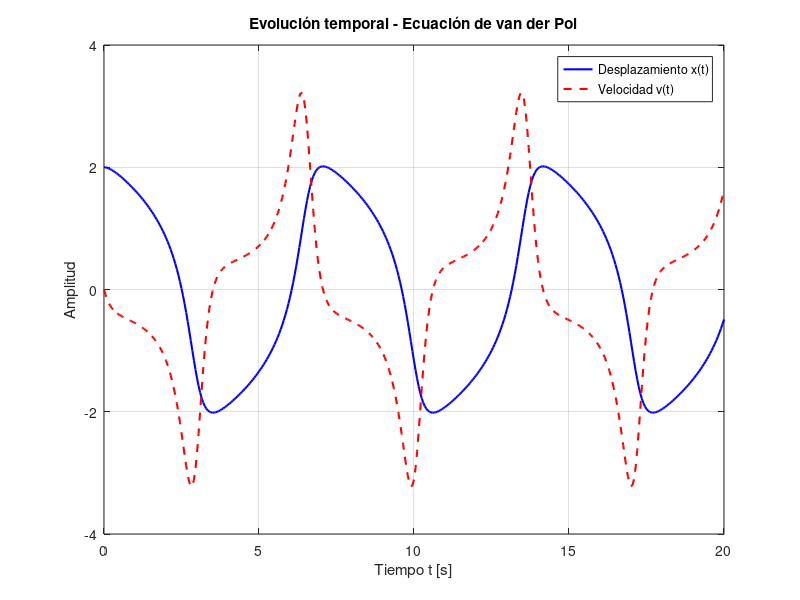
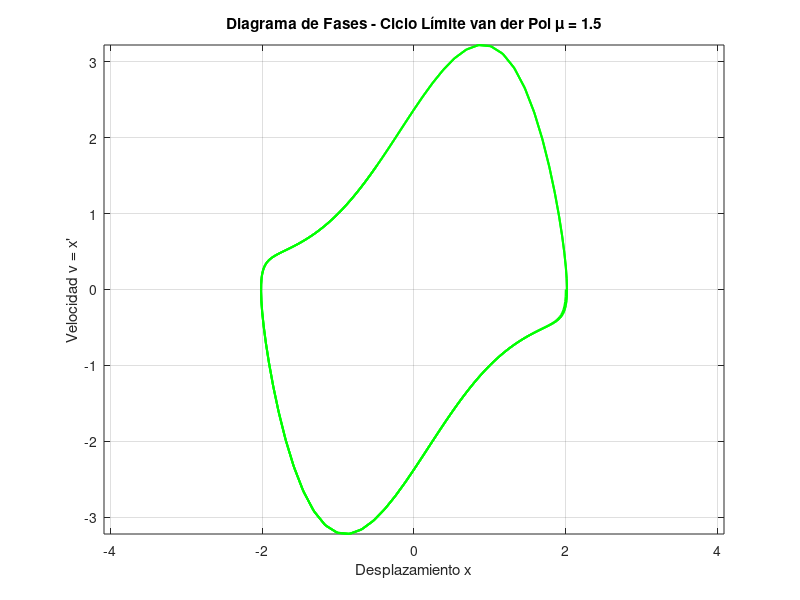

Write the MATLAB code that produced these figures, in order.
clear; clc; close all;

mu = 1.5; % coeficiente de amortiguamiento no lineal
t0 = 0; % Tiempo inicial
tf = 20; % Tiempo final
h = 0.05; % Paso
t = t0:h:tf; % Vector de tiempo
N = length(t); % Número de pasos

x0 = 2.0; % x(0) = desplazamiento inicial
v0 = 0; % v(0) = x'(0) = velocidad inicial
Y = zeros(2, N); % Y(1,:) = x(t), Y(2,:) = v(t)
Y(:,1) = [x0; v0];

% función del sistema van der Pol
% Y = [x; v]
f = @(t, Y) [Y(2);
    mu*(1 - Y(1)^2)*Y(2) - Y(1)];

% metodo RK4
for i = 1:N-1
    k1 = f(t(i), Y(:,i));
    k2 = f(t(i) + h/2, Y(:,i) + h/2*k1);
    k3 = f(t(i) + h/2, Y(:,i) + h/2*k2);
    k4 = f(t(i) + h, Y(:,i) + h*k3);

    Y(:,i+1) = Y(:,i) + (h/6)*(k1 + 2*k2 + 2*k3 + k4);
end

x = Y(1,:); % Desplazamiento
v = Y(2,:); % Velocidad

% Gráfica 1: Evolución temporal x(t) y v(t)
figure(1);
plot(t, x, 'b-', 'LineWidth', 1.5); hold on;
plot(t, v, 'r--', 'LineWidth', 1.5);
xlabel('Tiempo t [s]');
ylabel('Amplitud');
title('Evolución temporal - Ecuación de van der Pol');
legend('Desplazamiento x(t)', 'Velocidad v(t)', 'Location', 'best');
grid on;

% Gráfica 2: Diagrama de fases x vs v (ciclo límite)
figure(2);
plot(x, v, 'g-', 'LineWidth', 1.5);
xlabel('Desplazamiento x');
ylabel('Velocidad v = x''');
title('Diagrama de Fases - Ciclo Límite van der Pol \mu = 1.5');
grid on;
axis equal;

% primeras 10 iteraciones y estados finales
fprintf('\n=== TABLA DE DATOS RK4 - van der Pol ===\n');
fprintf('h = %.2f s, mu = %.1f, t = [0, %d] s\n', h, mu, tf);
fprintf('Condiciones iniciales: x(0) = %.1f, v(0) = %.1f\n', x0, v0);

fprintf('%-8s %-15s %-15s\n', 'Iter', 't [s]', 'x(t)', 'v(t)');
fprintf('------------------------------------------------\n');

% Primeras 10 iteraciones
for i = 1:min(10, N)
    fprintf('%-8d %-15.2f %-15.6f %-15.6f\n', i-1, t(i), x(i), v(i));
end

fprintf('...\n');

% estados finales, últimas 5
for i = max(1, N-4):N
    fprintf('%-8d %-15.2f %-15.6f %-15.6f\n', i-1, t(i), x(i), v(i));
end
fprintf('------------------------------------------------\n');
